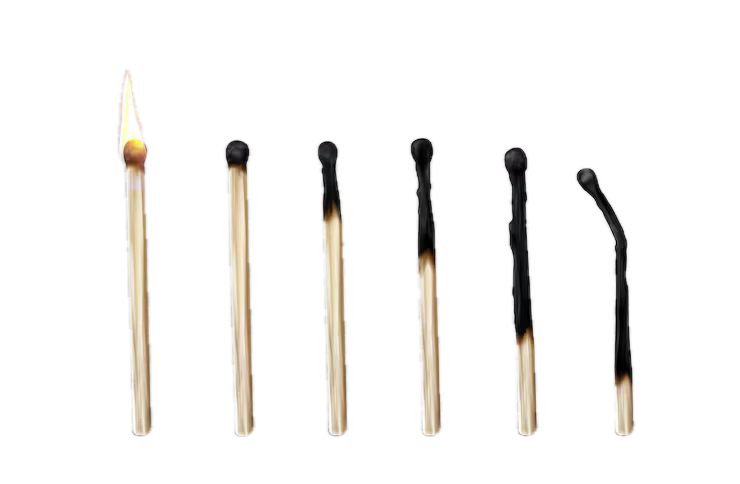
#> input picture assets/match/sheet.png, 740 x 484 px, found by its file name
$ python slice.py path/to/sheet.png assets/match
#> lines starting #> are read from the running program, lines starting #| are printed output that depends on the picture; after the words box and inside, x2 and y2 are one past the last pixel; in counts of white or black regions, pixels touching at a corner belong together
#!/usr/bin/env python3
"""
Slice a left-to-right burn sheet into registered stage PNGs.

  python3 tools/slice.py path/to/sheet.png assets/match

What it does (and does not do):
  * Finds each object by scanning for fully transparent column gaps.
  * Registers every stage to a shared cell: common baseline, centred on the
    unburnt base of the stick, so stages overlay each other pixel for pixel.
  * Writes stage-0.png = stage 1 with its flame removed (the pre-ignition
    state), stage-1.png ... stage-5.png, and reference-lit.png (stage 1
    untouched, used to seed the camera's amber hue range).
  * Attenuates the pale matte fringe left by background removal. On a
    near-black page that fringe reads as a hard white outline; kept at a
    fraction it reads as a rim of light, which is the only thing that keeps
    black char legible on black. Set FRINGE_KEEP = 1 for a light page.
  * It never repaints pixels. Colour values are untouched; only alpha changes.

Requires: pillow, numpy.
"""
import sys, json
from pathlib import Path
import numpy as np
from PIL import Image

FRINGE_KEEP = 0.30      # 0 removes the pale fringe, 1 keeps it as delivered
PAD = 6                 # transparent padding around the shared cell
ALPHA_ON = 20           # alpha above this counts as "object" when slicing

def runs(mask):
    out, start = [], None
    for i, v in enumerate(mask):
        if v and start is None: start = i
        if not v and start is not None: out.append((start, i - 1)); start = None
    if start is not None: out.append((start, len(mask) - 1))
    return out

def smoothstep(e0, e1, x):
    t = np.clip((x - e0) / (e1 - e0), 0, 1)
    return t * t * (3 - 2 * t)

def attenuate_fringe(rgba):
    """Pale, low-chroma, semi-transparent edge pixels are matte fringe.
    Everything is a smooth function of alpha, luminance and chroma, so the
    edge stays as clean as the source instead of being nibbled by thresholds."""
    a = rgba.astype(np.float32)
    r, g, b, al = a[..., 0], a[..., 1], a[..., 2], a[..., 3]
    lum = 0.299 * r + 0.587 * g + 0.114 * b
    chroma = a[..., :3].max(-1) - a[..., :3].min(-1)
    pale = smoothstep(90, 170, lum) * (1 - smoothstep(30, 60, chroma))
    edge = 1 - smoothstep(140, 245, al)
    k = 1 - pale * edge * (1 - FRINGE_KEEP)
    out = rgba.copy(); out[..., 3] = np.clip(al * k, 0, 255).astype(np.uint8)
    return out

def remove_flame(cell):
    """Stage 1 minus flame: keep the stick column and the head disc only."""
    a = cell[..., 3] > 200
    h, w = a.shape
    widths = a.sum(1)
    # stick width = median opaque width over the lower half
    stick_w = np.median(widths[h // 2:][widths[h // 2:] > 0])
    rows = np.where(widths > 0)[0]
    # walk up from the middle: the head is where saturation jumps
    rgb = cell[..., :3].astype(np.float32)
    mx, mn = rgb.max(-1), rgb.min(-1)
    sat = np.where(mx > 0, (mx - mn) / np.maximum(mx, 1), 0)
    row_sat = np.array([sat[y][a[y]].mean() if a[y].any() else 0 for y in range(h)])
    head_rows = [y for y in rows if row_sat[y] > 0.30 and y < h * 0.4]
    top, bot = min(head_rows), max(head_rows)
    cy, ry = (top + bot) / 2, (bot - top) / 2 + 1.5
    xs = np.where(a[int(cy)])[0]
    base = np.where(a[int(h * 0.8)])[0]
    cx = (base.min() + base.max()) / 2
    rx = max(stick_w / 2 + 2.5, ry * 0.98)
    yy, xx = np.mgrid[0:h, 0:w]
    disc = ((xx - cx) / rx) ** 2 + ((yy - cy) / ry) ** 2 <= 1.0
    stick = (yy >= cy) & (np.abs(xx - cx) <= stick_w / 2 + 3)
    keep = disc | stick
    # soft edge on the disc so the head is not cut with a hard alias
    d = np.sqrt(((xx - cx) / rx) ** 2 + ((yy - cy) / ry) ** 2)
    soft = np.clip((1.06 - d) / 0.08, 0, 1)
    out = cell.copy()
    al = out[..., 3].astype(np.float32)
    al = np.where(stick, al, al * soft)
    al = np.where(keep | (soft > 0), al, 0)
    out[..., 3] = al.astype(np.uint8)
    return out, dict(head_top=int(top), head_bottom=int(bot))

def main(src, dst):
#> called with src = 'path/to/sheet.png', dst = 'assets/match'
    dst = Path(dst); dst.mkdir(parents=True, exist_ok=True)
    im = np.array(Image.open(src).convert('RGBA'))
#> im is the input picture: shape (484, 740, 4); mean R, G, B, A 21, 19.8, 18.1, 22.9
    on = im[..., 3] > ALPHA_ON
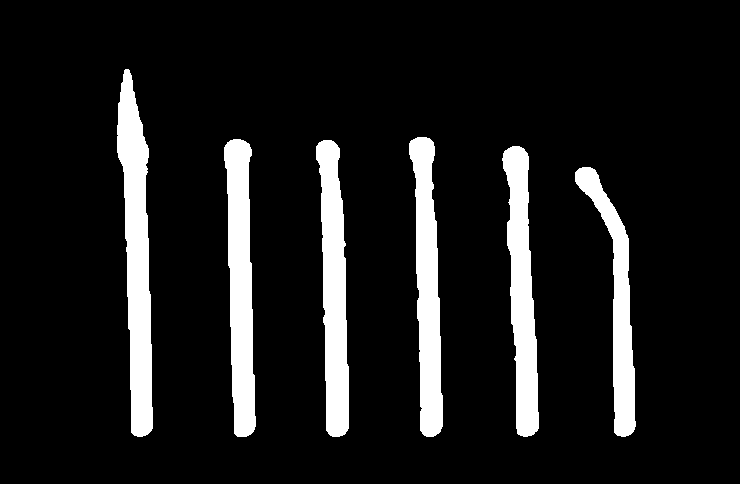
#> on: shape (484, 740) bool; 10.8% white; 6 white regions, box (x1, y1, x2, y2) and area: (117, 69, 153, 437) 7987, (224, 139, 256, 437) 6605, (316, 140, 349, 437) 6503, (409, 137, 443, 437) 6275, (502, 146, 539, 437) 6219, (575, 167, 636, 437) 5029
    cols = runs(on.any(0))
#> after the loop in runs, `for i, v in enumerate(mask):`: out = [(117, 152), (224, 255), (316, 348), (409, 442), (502, 538), (575, 635)]
#> cols has the same summary as out in runs
    assert len(cols) >= 2, 'expected several objects separated by transparent columns'
    boxes = []
    for x0, x1 in cols:
        ys = np.where(on[:, x0:x1 + 1].any(1))[0]
        boxes.append((x0, x1, ys.min(), ys.max()))
#> this loop made 6 passes
#> after the loop, boxes = [(117, 152, 69, 436), (224, 255, 139, 436), (316, 348, 140, 436), (409, 442, 137, 436), (502, 538, 146, 436), (575, 635, 167, 436)]
    bottom = max(b[3] for b in boxes)
#> bottom = 436
    # registration: centre of the lowest 8% of each object (the unburnt base)
    centres = []
    for x0, x1, y0, y1 in boxes:
        band = on[int(y1 - (y1 - y0) * 0.08):y1 + 1, x0:x1 + 1]
        xs = np.where(band.any(0))[0]
        centres.append(x0 + (xs.min() + xs.max()) / 2)
#> this loop made 6 passes
#> (x0, x1, y0) on passes 1 to 6: (117, 152, 69), (224, 255, 139), (316, 348, 140), (409, 442, 137), (502, 538, 146), (575, 635, 167)
#> after the loop, centres = [141.5, 244.5, 337, 431, 527, 624.5]
    half = max(max(c - b[0], b[1] - c) for c, b in zip(centres, boxes))
#> half = 49.5
    half = int(np.ceil(half)) + PAD
#> half = 56
    top_all = min(b[2] for b in boxes[1:])          # ignore the flame of stage 1
#> top_all = 137
    top_lit = boxes[0][2]
#> top_lit = 69
    def cell(i, top):
        c = int(round(centres[i]))
        y0 = top - PAD
        own = im.copy()
        x0, x1 = boxes[i][0], boxes[i][1]
        own[:, :x0, 3] = 0; own[:, x1 + 1:, 3] = 0   # never let a neighbour leak into this cell
        return own[y0:bottom + PAD + 1, c - half:c + half + 1].copy()
    meta = {}
    lit = cell(0, top_lit)
#> in cell, `c = int(round(centres[i]))`: c = 142
#> in cell, `y0 = top - PAD`: y0 = 63
#> in cell, `x0, x1 = boxes[i][0], boxes[i][1]`: x0 = 117; x1 = 152
#> in cell, `own[:, :x0, 3] = 0`: own: shape (484, 740, 4); 0.02% of pixels changed, all inside (x1, y1, x2, y2) = (115, 123, 117, 155)
#> in cell, `own[:, x1 + 1:, 3] = 0`: own: shape (484, 740, 4); mean R, G, B, A 21, 19.8, 18.1, 4.8
#> in cell, `return own[y0:bottom + PAD + 1, c - half:c + half + 1].copy()`:
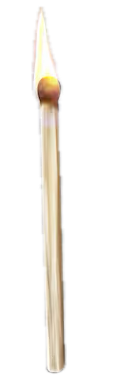
#> returned value: shape (380, 113, 4); mean of channels 0, 1, 2, 3 44.7, 41.8, 37.4, 39.6; transparent parts drawn white
    Image.fromarray(lit).save(dst / 'reference-lit.png')
    s0, info = remove_flame(cell(0, top_all))
#> in remove_flame, `a = cell[..., 3] > 200`:
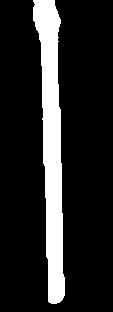
#> a: shape (312, 113) bool; 15.3% white; 1 white region, box (x1, y1, x2, y2) and area: (33, 0, 65, 304) 5380
#> in remove_flame, `widths = a.sum(1)`: widths = 312 values, max 28 at index 19, min 0 at index 304, mean 17.24
#> in remove_flame, `stick_w = np.median(widths[h // 2:][widths[h // 2:] > 0])`: stick_w = 17
#> in remove_flame, `rows = np.where(widths > 0)[0]`: rows = 304 values from 0 to 303
#> in remove_flame, `sat = np.where(mx > 0, (mx - mn) / np.maximum(mx, 1), 0)`:
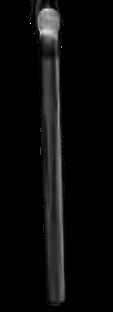
#> sat: shape (312, 113) float32; min 0, max 1, mean 0.0431
#> in remove_flame, `row_sat = np.array([sat[y][a[y]].mean() if a[y].any() else 0 for y in ..`: row_sat = 312 values, max 0.664 at index 32, min 0 at index 304, mean 0.243
#> in remove_flame, `head_rows = [y for y in rows if row_sat[y] > 0.30 and y < h * 0.4]`: head_rows = 31 values from 9 to 39
#> in remove_flame, `top, bot = min(head_rows), max(head_rows)`: top = 9; bot = 39
#> in remove_flame, `cy, ry = (top + bot) / 2, (bot - top) / 2 + 1.5`: cy = 24; ry = 16.5
#> in remove_flame, `xs = np.where(a[int(cy)])[0]`: xs = 25 values from 35 to 59
#> in remove_flame, `base = np.where(a[int(h * 0.8)])[0]`: base = 17 values from 46 to 62
#> in remove_flame, `cx = (base.min() + base.max()) / 2`: cx = 54
#> in remove_flame, `rx = max(stick_w / 2 + 2.5, ry * 0.98)`: rx = 16.17
#> in remove_flame, `disc = ((xx - cx) / rx) ** 2 + ((yy - cy) / ry) ** 2 <= 1.0`: disc: shape (312, 113) bool; 2.4% white; 1 white region, box (x1, y1, x2, y2) and area: (38, 8, 71, 41) 841
#> in remove_flame, `stick = (yy >= cy) & (np.abs(xx - cx) <= stick_w / 2 + 3)`: stick: shape (312, 113) bool; 18.8% white; 1 white region, box (x1, y1, x2, y2) and area: (43, 24, 66, 312) 6624
#> in remove_flame, `keep = disc | stick`: keep: shape (312, 113) bool; 20.2% white; 1 white region, box (x1, y1, x2, y2) and area: (38, 8, 71, 312) 7110
#> in remove_flame, `out[..., 3] = al.astype(np.uint8)`:
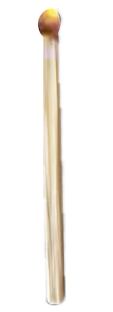
#> out: shape (312, 113, 4); mean of channels 0, 1, 2, 3 46.3, 43, 38.1, 38.2; transparent parts drawn white
#> info = {'head_top': 9, 'head_bottom': 39}
    Image.fromarray(attenuate_fringe(s0)).save(dst / 'stage-0.png')
#> in attenuate_fringe, `out[..., 3] = np.clip(al * k, 0, 255).astype(np.uint8)`:
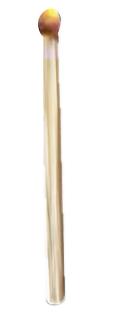
#> out: shape (312, 113, 4); 5.77% of pixels changed, all inside (x1, y1, x2, y2) = (37, 7, 66, 307); transparent parts drawn white
    meta['stage-0'] = info
    for i in range(1, len(boxes)):
        Image.fromarray(attenuate_fringe(cell(i, top_all))).save(dst / f'stage-{i}.png')
#> this loop made 5 passes
#> (c in cell, x0 in cell, x1 in cell) on passes 1 to 5: (244, 224, 255), (337, 316, 348), (431, 409, 442), (527, 502, 538), (624, 575, 635)
#> pass 1, in attenuate_fringe (call 2), `r, g, b, al = a[..., 0], a[..., 1], a[..., 2], a[..., 3]`:
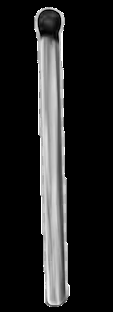
#> b: shape (312, 113) float32; min 0, max 255, mean 35.3
    meta["cell"] = dict(w=int(2 * half + 1), h=int(bottom + PAD + 1 - (top_all - PAD)), stages=len(boxes))
    print(json.dumps(meta))
#| {"stage-0": {"head_top": 9, "head_bottom": 39}, "cell": {"w": 113, "h": 312, "stages": 6}}

if __name__ == '__main__':
    main(sys.argv[1], sys.argv[2])
